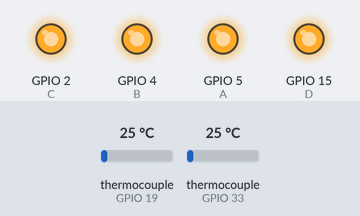
Bench run of a sketch on a simulated ESP32. On the bench: output pins drawn as LEDs (lit = HIGH). Dashed ring = blinking. Inputs (shaded band) come from the test bench; at power-on: thermocouple (sensors on GPIO 19, GPIO 33) 25 °C. WiFi joins after 1.5 s; servers stay silent unless stated; uploads are accepted with an empty reply; what the sketch prints to the serial monitor is not drawn.

Above: at 0.1 s.
At 2.7 s:
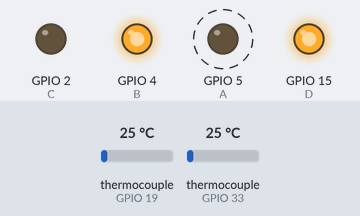
2.8 s: thermocouple (sensor on GPIO 19) set to 150 °C
At 5.7 s:
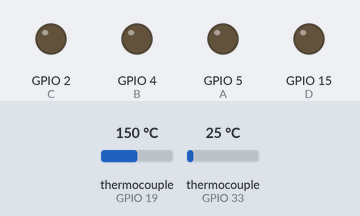
Timing chart, 0 to 11.8 s (numbered marks = the images above; inputs shaded):
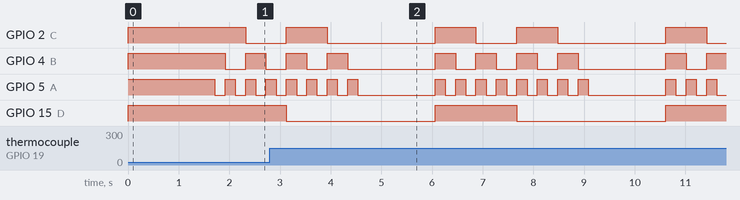

The sketch:

ThermoCoupleWiFiClient32C.ino
```cpp
// Board : DIOT ESP32 DEVKIT V1

// WiFi
#include <WiFi.h>
//const char* ssid     = "KRISH_FTTH";
//const char* password = "KRISHtec@5747";
const char* ssid     = "SRECCIET";
const char* password = "Ajith@007";
const char* host = "livemonitoring.co.in";

// SPI Interface Data, Clk, ChipSelect
#include "max6675.h"
// Thermocouple 1
int thermoDO1 = 18; //D18
int thermoCS1 = 19; //D19
int thermoCLK1 = 21; //D21

// Thermocouple 2
int thermoDO2 = 34; //D34
int thermoCS2 = 33; //D35 ->33
int thermoCLK2 = 32; //D32

MAX6675 thermocouple1(thermoCLK1, thermoCS1, thermoDO1);
MAX6675 thermocouple2(thermoCLK2, thermoCS2, thermoDO2);

// Arduino Pins used to control 74HC4067 MUX
int A = 5; //D5 S0
int B = 4; //D4 S1
int C = 2; //D2 S2
int D = 15; //D15 S3

int mux1_pin_map[] = {16,15,14,13,12,11,10,9,8,7,6,5,4,3,2,1};
int mux2_pin_map[] = {17,18,19,20,21,22,23,24,25,26,27,28,29,30,31,32};


// Analog Input: ADC_1_0 pin ==> GPIO36 (VP).
// Ref : https://www.instructables.com/id/IOT-Made-Simple-Playing-With-the-ESP32-on-Arduino-/
#define ANALOG_PIN_0 36
int analog_value = 0;

void setup() {

  pinMode(A, OUTPUT); digitalWrite(A, HIGH);
  pinMode(B, OUTPUT); digitalWrite(B, HIGH);
  pinMode(C, OUTPUT); digitalWrite(C, HIGH);
  pinMode(D, OUTPUT); digitalWrite(D, HIGH);

  Serial.begin(115200);
  delay(10);

  Serial.println();
  Serial.println();
  Serial.print("Connecting to ");
  Serial.println(ssid);

  /* Explicitly set the ESP8266 to be a WiFi-client, otherwise, it by default,
     would try to act as both a client and an access-point and could cause
     network-issues with your other WiFi-devices on your WiFi-network. */
  WiFi.mode(WIFI_STA);
  WiFi.begin(ssid, password);

  while (WiFi.status() != WL_CONNECTED) {
    delay(500);
    Serial.print(".");
  }

  Serial.println("");
  Serial.println("WiFi connected");
  Serial.println("IP address: ");
  Serial.println(WiFi.localIP());
}

float tcCalib(float val) {
  if(val <= 40) {
    return val - 7;
  } else if(val >= 41 &&  val <= 70) {
    return val - 6;
  } else if(val >= 71) {
    return val - 7;
  } else if(val == 0) {
    return 0;
  } else {
    return 0;
  }
}

void loop() {
  String params;
  float tc1_out;
  float tc2_out;
  for(int i = 15; i >= 0; i--) {
    String bin = String(i, BIN);
    Serial.println(bin);
    switch(bin.length()){
      case 1:
        bin = "000" + bin;
        break;
      case 2:
        bin = "00" + bin;
        break;
      case 3:
        bin = "0" + bin;
        break;
      default:
        break;
    }
    Serial.println(bin);
    (String(bin[0]) == "1") ? digitalWrite(D, HIGH) : digitalWrite(D, LOW);
    (String(bin[1]) == "1") ? digitalWrite(C, HIGH) : digitalWrite(C, LOW);
    (String(bin[2]) == "1") ? digitalWrite(B, HIGH) : digitalWrite(B, LOW);
    (String(bin[3]) == "1") ? digitalWrite(A, HIGH) : digitalWrite(A, LOW);
    delay(200);
    tc1_out = thermocouple1.readCelsius();
    if(tc1_out == tc1_out){
       tc1_out = tcCalib(tc1_out);
    } else {
       tc1_out = 0;
    }
    tc2_out = thermocouple2.readCelsius();
    if(tc2_out == tc2_out){
      tc2_out = tcCalib(tc2_out);
    } else {
      tc2_out = 0;
    }
    Serial.println(mux1_pin_map[i]);
    params = params + "ch" + mux1_pin_map[i] + '=' + tc1_out + '&';
    params = params + "ch" + mux2_pin_map[i] + '=' + tc2_out + '&';
    Serial.print("CH_" + String(i) + " : ");Serial.println(tc1_out);
    Serial.println(" ");
  }

  // Appending analog value
  params = params + "a0=" +   analog_value;

  // ch16=10&ch18=12&a0=35

  Serial.print("connecting to ");
  Serial.println(host);

  // Use WiFiClient class to create TCP connections
  WiFiClient client;
  const int httpPort = 80;
  if (!client.connect(host, httpPort)) {
    Serial.println("connection failed");
    return;
  }

  Serial.println(params);

  // We now create a URI for the request
  String url = "/ciet/scripts/insert.php?" + params;

  Serial.print("Requesting URL: ");
  Serial.println(url);

  // This will send the request to the server
  client.print(String("GET ") + url + " HTTP/1.1\r\n" +
               "Host: " + host + "\r\n" +
               "Connection: close\r\n\r\n");
  unsigned long timeout = millis();
  while (client.available() == 0) {
    if (millis() - timeout > 5000) {
      Serial.println(">>> Client Timeout !");
      client.stop();
      return;
    }
  }

  // Read all the lines of the reply from server and print them to Serial
  while(client.available()){
    String line = client.readStringUntil('\r');
    Serial.print(line);
  }

  Serial.println();
  Serial.println("closing connection");
}
```

Measured:
- by itself, GPIO 15 (D): alternates HIGH for 1.6 s and LOW for 2.9 s
